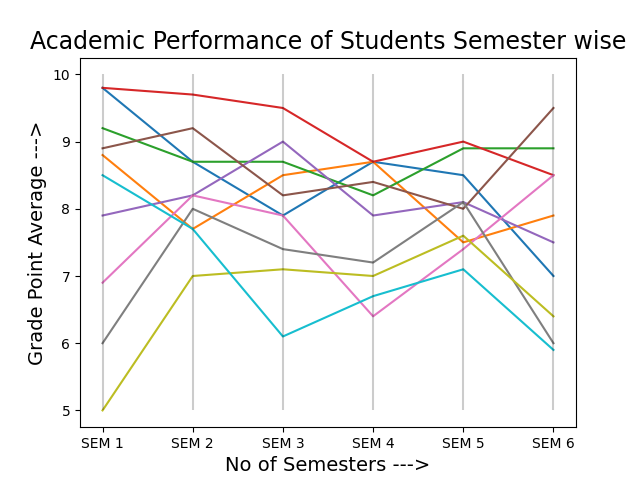

Source code (Python):
import pandas as pd
import matplotlib.pyplot as plt
from connection import create_connection

db = create_connection()

df = pd.read_sql('select * from studentgpa', con=db)

labels = ['SEM 1', 'SEM 2', 'SEM 3', 'SEM 4', 'SEM 5', 'SEM 6']
y = [df['sem1gpa'], df['sem2gpa'], df['sem3gpa'], df['sem4gpa'], df['sem5gpa'], df['sem6gpa']]
x = [1, 2, 3, 4, 5, 6]

fig, ax = plt.subplots()

plt.plot(x, y)
plt.xticks(x, labels)

for i in range(len(y)):
    ax.vlines(i+1, ymin=5, ymax=10, color='black', alpha=0.2)

plt.title('Academic Performance of Students Semester wise', fontsize=17)
plt.xlabel('No of Semesters --->', fontsize=14)
plt.ylabel('Grade Point Average --->', fontsize=14)

# plt.show()
plt.savefig('parallelcoor.png')
